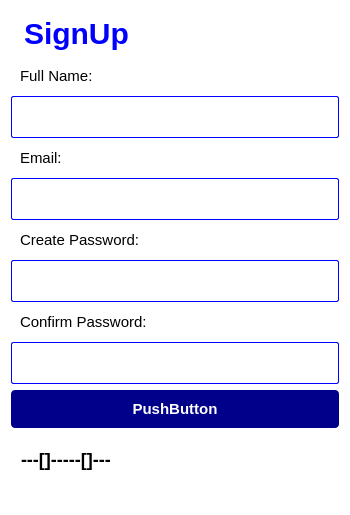
<?xml version="1.0" encoding="UTF-8"?>
<ui version="4.0">
 <class>Form</class>
 <widget class="QWidget" name="Form">
  <property name="geometry">
   <rect>
    <x>0</x>
    <y>0</y>
    <width>350</width>
    <height>515</height>
   </rect>
  </property>
  <property name="sizePolicy">
   <sizepolicy hsizetype="Fixed" vsizetype="Preferred">
    <horstretch>0</horstretch>
    <verstretch>0</verstretch>
   </sizepolicy>
  </property>
  <property name="maximumSize">
   <size>
    <width>350</width>
    <height>515</height>
   </size>
  </property>
  <property name="windowTitle">
   <string>SignUp</string>
  </property>
  <property name="styleSheet">
   <string notr="true">QWidget {
background-color: white;
padding: 5px;
}
QLineEdit {
color: black;
    font-size: 14px;
    border: 1px solid blue;
    padding: 5px;
    height: 30px;
border-radius: 2px;
}
QPushButton {
padding: 10px;
color: white;
background-color: darkblue;
font-size: 15px;
font-weight: bold;
border: none;
border-radius: 4px;
}</string>
  </property>
  <layout class="QVBoxLayout" name="verticalLayout_6">
   <item>
    <widget class="QLabel" name="label">
     <property name="styleSheet">
      <string notr="true">color: blue;
font-size: 30px;
font-weight: bold;
</string>
     </property>
     <property name="text">
      <string>SignUp</string>
     </property>
    </widget>
   </item>
   <item>
    <layout class="QVBoxLayout" name="verticalLayout">
     <item>
      <widget class="QLabel" name="label_2">
       <property name="styleSheet">
        <string notr="true">color: black;
font-size: 15px;</string>
       </property>
       <property name="text">
        <string>Full Name:</string>
       </property>
      </widget>
     </item>
     <item>
      <widget class="QLineEdit" name="full_name">
       <property name="styleSheet">
        <string notr="true"/>
       </property>
      </widget>
     </item>
    </layout>
   </item>
   <item>
    <layout class="QVBoxLayout" name="verticalLayout_2">
     <item>
      <widget class="QLabel" name="label_3">
       <property name="styleSheet">
        <string notr="true">color: black;
font-size: 15px;</string>
       </property>
       <property name="text">
        <string>Email:</string>
       </property>
      </widget>
     </item>
     <item>
      <widget class="QLineEdit" name="email">
       <property name="styleSheet">
        <string notr="true"/>
       </property>
      </widget>
     </item>
    </layout>
   </item>
   <item>
    <layout class="QVBoxLayout" name="verticalLayout_4">
     <item>
      <widget class="QLabel" name="label_5">
       <property name="styleSheet">
        <string notr="true">color: black;
font-size: 15px;</string>
       </property>
       <property name="text">
        <string>Create Password:</string>
       </property>
      </widget>
     </item>
     <item>
      <widget class="QLineEdit" name="pass1">
       <property name="styleSheet">
        <string notr="true"/>
       </property>
      </widget>
     </item>
    </layout>
   </item>
   <item>
    <layout class="QVBoxLayout" name="verticalLayout_5">
     <item>
      <widget class="QLabel" name="label_6">
       <property name="styleSheet">
        <string notr="true">color: black;
font-size: 15px;</string>
       </property>
       <property name="text">
        <string>Confirm Password:</string>
       </property>
      </widget>
     </item>
     <item>
      <widget class="QLineEdit" name="pass2">
       <property name="styleSheet">
        <string notr="true"/>
       </property>
      </widget>
     </item>
    </layout>
   </item>
   <item>
    <widget class="QPushButton" name="pushButton">
     <property name="text">
      <string>PushButton</string>
     </property>
    </widget>
   </item>
   <item>
    <widget class="QLabel" name="result">
     <property name="styleSheet">
      <string notr="true">font-size: 18px;
font-weight: bold;
color: black;
margin-top: 10px;

</string>
     </property>
     <property name="text">
      <string>---[]-----[]---</string>
     </property>
    </widget>
   </item>
   <item>
    <spacer name="verticalSpacer">
     <property name="orientation">
      <enum>Qt::Orientation::Vertical</enum>
     </property>
     <property name="sizeHint" stdset="0">
      <size>
       <width>20</width>
       <height>40</height>
      </size>
     </property>
    </spacer>
   </item>
  </layout>
 </widget>
 <resources/>
 <connections/>
</ui>
